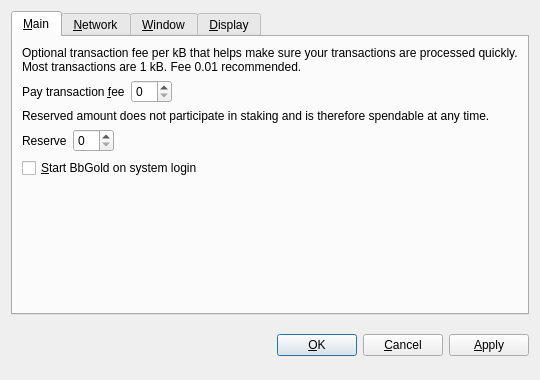
<?xml version="1.0" encoding="UTF-8"?>
<ui version="4.0">
 <class>OptionsDialog</class>
 <widget class="QDialog" name="OptionsDialog">
  <property name="geometry">
   <rect>
    <x>0</x>
    <y>0</y>
    <width>540</width>
    <height>380</height>
   </rect>
  </property>
  <property name="windowTitle">
   <string>Options</string>
  </property>
  <property name="modal">
   <bool>true</bool>
  </property>
  <layout class="QVBoxLayout" name="verticalLayout">
   <item>
    <widget class="QTabWidget" name="tabWidget">
     <property name="tabPosition">
      <enum>QTabWidget::North</enum>
     </property>
     <property name="currentIndex">
      <number>0</number>
     </property>
     <widget class="QWidget" name="tabMain">
      <attribute name="title">
       <string>&amp;Main</string>
      </attribute>
      <layout class="QVBoxLayout" name="verticalLayout_Main">
       <item>
        <widget class="QLabel" name="transactionFeeInfoLabel">
         <property name="text">
          <string>Optional transaction fee per kB that helps make sure your transactions are processed quickly. Most transactions are 1 kB. Fee 0.01 recommended.</string>
         </property>
         <property name="textFormat">
          <enum>Qt::PlainText</enum>
         </property>
         <property name="wordWrap">
          <bool>true</bool>
         </property>
        </widget>
       </item>
       <item>
        <layout class="QHBoxLayout" name="horizontalLayoutFee">
         <item>
          <widget class="QLabel" name="transactionFeeLabel">
           <property name="text">
            <string>Pay transaction &amp;fee</string>
           </property>
           <property name="textFormat">
            <enum>Qt::PlainText</enum>
           </property>
           <property name="buddy">
            <cstring>transactionFee</cstring>
           </property>
          </widget>
         </item>
         <item>
          <widget class="BitcoinAmountField" name="transactionFee"/>
         </item>
         <item>
          <spacer name="horizontalSpacerFee">
           <property name="orientation">
            <enum>Qt::Horizontal</enum>
           </property>
           <property name="sizeHint" stdset="0">
            <size>
             <width>40</width>
             <height>20</height>
            </size>
           </property>
          </spacer>
         </item>
        </layout>
       </item>
       <item>
        <widget class="QLabel" name="reserveBalanceInfoLabel">
         <property name="text">
          <string>Reserved amount does not participate in staking and is therefore spendable at any time.</string>
         </property>
         <property name="textFormat">
          <enum>Qt::PlainText</enum>
         </property>
         <property name="wordWrap">
          <bool>true</bool>
         </property>
        </widget>
       </item>
       <item>
        <layout class="QHBoxLayout" name="horizontalLayoutReserveBalance">
         <item>
          <widget class="QLabel" name="reserveBalanceLabel">
           <property name="text">
            <string>Reserve</string>
           </property>
           <property name="textFormat">
            <enum>Qt::PlainText</enum>
           </property>
           <property name="buddy">
            <cstring>reserveBalance</cstring>
           </property>
          </widget>
         </item>
         <item>
          <widget class="BitcoinAmountField" name="reserveBalance"/>
         </item>
         <item>
          <spacer name="horizontalSpacerReserveBalance">
           <property name="orientation">
            <enum>Qt::Horizontal</enum>
           </property>
           <property name="sizeHint" stdset="0">
            <size>
             <width>40</width>
             <height>20</height>
            </size>
           </property>
          </spacer>
         </item>
        </layout>
       </item>
       <item>
        <widget class="QCheckBox" name="bitcoinAtStartup">
         <property name="toolTip">
          <string>Automatically start BbGold after logging in to the system.</string>
         </property>
         <property name="text">
          <string>&amp;Start BbGold on system login</string>
         </property>
        </widget>
       </item>
       <item>
        <spacer name="verticalSpacer_Main">
         <property name="orientation">
          <enum>Qt::Vertical</enum>
         </property>
         <property name="sizeHint" stdset="0">
          <size>
           <width>20</width>
           <height>40</height>
          </size>
         </property>
        </spacer>
       </item>
      </layout>
     </widget>
     <widget class="QWidget" name="tabNetwork">
      <attribute name="title">
       <string>&amp;Network</string>
      </attribute>
      <layout class="QVBoxLayout" name="verticalLayout_Network">
       <item>
        <widget class="QCheckBox" name="mapPortUpnp">
         <property name="toolTip">
          <string>Automatically open the BbGold client port on the router. This only works when your router supports UPnP and it is enabled.</string>
         </property>
         <property name="text">
          <string>Map port using &amp;UPnP</string>
         </property>
        </widget>
       </item>
       <item>
        <widget class="QCheckBox" name="connectSocks">
         <property name="toolTip">
          <string>Connect to the BbGold network through a SOCKS proxy (e.g. when connecting through Tor).</string>
         </property>
         <property name="text">
          <string>&amp;Connect through SOCKS proxy:</string>
         </property>
        </widget>
       </item>
       <item>
        <layout class="QHBoxLayout" name="horizontalLayout_Network">
         <item>
          <widget class="QLabel" name="proxyIpLabel">
           <property name="text">
            <string>Proxy &amp;IP:</string>
           </property>
           <property name="textFormat">
            <enum>Qt::PlainText</enum>
           </property>
           <property name="buddy">
            <cstring>proxyIp</cstring>
           </property>
          </widget>
         </item>
         <item>
          <widget class="QValidatedLineEdit" name="proxyIp">
           <property name="maximumSize">
            <size>
             <width>140</width>
             <height>16777215</height>
            </size>
           </property>
           <property name="toolTip">
            <string>IP address of the proxy (e.g. 127.0.0.1)</string>
           </property>
          </widget>
         </item>
         <item>
          <widget class="QLabel" name="proxyPortLabel">
           <property name="text">
            <string>&amp;Port:</string>
           </property>
           <property name="textFormat">
            <enum>Qt::PlainText</enum>
           </property>
           <property name="buddy">
            <cstring>proxyPort</cstring>
           </property>
          </widget>
         </item>
         <item>
          <widget class="QLineEdit" name="proxyPort">
           <property name="maximumSize">
            <size>
             <width>55</width>
             <height>16777215</height>
            </size>
           </property>
           <property name="toolTip">
            <string>Port of the proxy (e.g. 9050)</string>
           </property>
          </widget>
         </item>
         <item>
          <widget class="QLabel" name="socksVersionLabel">
           <property name="text">
            <string>SOCKS &amp;Version:</string>
           </property>
           <property name="textFormat">
            <enum>Qt::PlainText</enum>
           </property>
           <property name="buddy">
            <cstring>socksVersion</cstring>
           </property>
          </widget>
         </item>
         <item>
          <widget class="QValueComboBox" name="socksVersion">
           <property name="toolTip">
            <string>SOCKS version of the proxy (e.g. 5)</string>
           </property>
          </widget>
         </item>
         <item>
          <spacer name="horizontalSpacer_Network">
           <property name="orientation">
            <enum>Qt::Horizontal</enum>
           </property>
           <property name="sizeHint" stdset="0">
            <size>
             <width>40</width>
             <height>20</height>
            </size>
           </property>
          </spacer>
         </item>
        </layout>
       </item>
       <item>
        <spacer name="verticalSpacer_Network">
         <property name="orientation">
          <enum>Qt::Vertical</enum>
         </property>
         <property name="sizeHint" stdset="0">
          <size>
           <width>20</width>
           <height>40</height>
          </size>
         </property>
        </spacer>
       </item>
      </layout>
     </widget>
     <widget class="QWidget" name="tabWindow">
      <attribute name="title">
       <string>&amp;Window</string>
      </attribute>
      <layout class="QVBoxLayout" name="verticalLayout_Window">
       <item>
        <widget class="QCheckBox" name="minimizeToTray">
         <property name="toolTip">
          <string>Show only a tray icon after minimizing the window.</string>
         </property>
         <property name="text">
          <string>&amp;Minimize to the tray instead of the taskbar</string>
         </property>
        </widget>
       </item>
       <item>
        <widget class="QCheckBox" name="minimizeOnClose">
         <property name="toolTip">
          <string>Minimize instead of exit the application when the window is closed. When this option is enabled, the application will be closed only after selecting Quit in the menu.</string>
         </property>
         <property name="text">
          <string>M&amp;inimize on close</string>
         </property>
        </widget>
       </item>
       <item>
        <spacer name="verticalSpacer_Window">
         <property name="orientation">
          <enum>Qt::Vertical</enum>
         </property>
         <property name="sizeHint" stdset="0">
          <size>
           <width>20</width>
           <height>40</height>
          </size>
         </property>
        </spacer>
       </item>
      </layout>
     </widget>
     <widget class="QWidget" name="tabDisplay">
      <attribute name="title">
       <string>&amp;Display</string>
      </attribute>
      <layout class="QVBoxLayout" name="verticalLayout_Display">
       <item>
        <layout class="QHBoxLayout" name="horizontalLayout_1_Display">
         <item>
          <widget class="QLabel" name="langLabel">
           <property name="text">
            <string>User Interface &amp;language:</string>
           </property>
           <property name="textFormat">
            <enum>Qt::PlainText</enum>
           </property>
           <property name="buddy">
            <cstring>lang</cstring>
           </property>
          </widget>
         </item>
         <item>
          <widget class="QValueComboBox" name="lang">
           <property name="toolTip">
            <string>The user interface language can be set here. This setting will take effect after restarting BbGold.</string>
           </property>
          </widget>
         </item>
        </layout>
       </item>
       <item>
        <layout class="QHBoxLayout" name="horizontalLayout_2_Display">
         <item>
          <widget class="QLabel" name="unitLabel">
           <property name="text">
            <string>&amp;Unit to show amounts in:</string>
           </property>
           <property name="textFormat">
            <enum>Qt::PlainText</enum>
           </property>
           <property name="buddy">
            <cstring>unit</cstring>
           </property>
          </widget>
         </item>
         <item>
          <widget class="QValueComboBox" name="unit">
           <property name="toolTip">
            <string>Choose the default subdivision unit to show in the interface and when sending coins.</string>
           </property>
          </widget>
         </item>
        </layout>
       </item>
       <item>
        <widget class="QCheckBox" name="displayAddresses">
         <property name="toolTip">
          <string>Whether to show BbGold addresses in the transaction list or not.</string>
         </property>
         <property name="text">
          <string>&amp;Display addresses in transaction list</string>
         </property>
        </widget>
       </item>
       <item>
        <widget class="QCheckBox" name="coinControlFeatures">
         <property name="toolTip">
          <string>Whether to show coin control features or not.</string>
         </property>
         <property name="text">
          <string>Display coin &amp;control features (experts only!)</string>
         </property>
        </widget>
       </item>
       <item>
        <spacer name="verticalSpacer_Display">
         <property name="orientation">
          <enum>Qt::Vertical</enum>
         </property>
         <property name="sizeHint" stdset="0">
          <size>
           <width>20</width>
           <height>40</height>
          </size>
         </property>
        </spacer>
       </item>
      </layout>
     </widget>
    </widget>
   </item>
   <item>
    <layout class="QHBoxLayout" name="horizontalLayout_Buttons">
     <item>
      <spacer name="horizontalSpacer_1">
       <property name="orientation">
        <enum>Qt::Horizontal</enum>
       </property>
       <property name="sizeHint" stdset="0">
        <size>
         <width>40</width>
         <height>48</height>
        </size>
       </property>
      </spacer>
     </item>
     <item>
      <widget class="QLabel" name="statusLabel">
       <property name="font">
        <font>
         <weight>75</weight>
         <bold>true</bold>
        </font>
       </property>
       <property name="text">
        <string/>
       </property>
       <property name="textFormat">
        <enum>Qt::PlainText</enum>
       </property>
       <property name="wordWrap">
        <bool>true</bool>
       </property>
      </widget>
     </item>
     <item>
      <spacer name="horizontalSpacer_2">
       <property name="orientation">
        <enum>Qt::Horizontal</enum>
       </property>
       <property name="sizeHint" stdset="0">
        <size>
         <width>40</width>
         <height>48</height>
        </size>
       </property>
      </spacer>
     </item>
     <item>
      <widget class="QPushButton" name="okButton">
       <property name="text">
        <string>&amp;OK</string>
       </property>
      </widget>
     </item>
     <item>
      <widget class="QPushButton" name="cancelButton">
       <property name="text">
        <string>&amp;Cancel</string>
       </property>
       <property name="autoDefault">
        <bool>false</bool>
       </property>
      </widget>
     </item>
     <item>
      <widget class="QPushButton" name="applyButton">
       <property name="text">
        <string>&amp;Apply</string>
       </property>
       <property name="autoDefault">
        <bool>false</bool>
       </property>
      </widget>
     </item>
    </layout>
   </item>
  </layout>
 </widget>
 <customwidgets>
  <customwidget>
   <class>BitcoinAmountField</class>
   <extends>QSpinBox</extends>
   <header>bitcoinamountfield.h</header>
  </customwidget>
  <customwidget>
   <class>QValueComboBox</class>
   <extends>QComboBox</extends>
   <header>qvaluecombobox.h</header>
  </customwidget>
  <customwidget>
   <class>QValidatedLineEdit</class>
   <extends>QLineEdit</extends>
   <header>qvalidatedlineedit.h</header>
  </customwidget>
 </customwidgets>
 <resources/>
 <connections/>
</ui>
